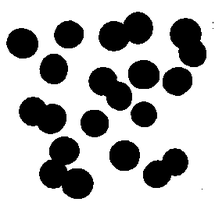
%> input picture BE2_IntroMorphoMath/bloodBW.png, 215 x 209 px, shrunk from 275 x 268 before the run
$ octave part2.m   (GNU Octave 9; MATLAB toolbox functions it lacks are replaced by stand-ins)
%> lines starting %> are read from the running program, lines starting %| are printed output that depends on the picture
%% Question 2
clc; clear; close all;

im_1 = imread('../BE2_IntroMorphoMath/bloodBW.png');
%> im_1 is the input picture: size 209x215x3 uint8; min 0, max 255, mean 177.6
%im_1 = imcomplement(im_1); % invert the colors, else erosion becomes dilation
im_2 = imread('../BE2_IntroMorphoMath/cameraman.tif');
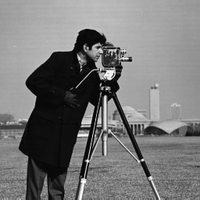
%> input picture BE2_IntroMorphoMath/cameraman.tif, 200 x 200 px, shrunk from 256 x 256 before the run
%> im_2 is the input picture: size 200x200 uint8; min 0, max 255, mean 118.7

% Answer to question combined
figure;
sgtitle({'Operating bin image with imerode and imdilate', 'with different structuring elements'});

% rectangle
se_1 = strel('rectangle', [10 20]);
im_eroded = imerode(im_1, se_1);
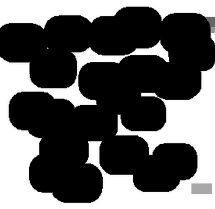
%> im_eroded: size 209x215x3 uint8; min 0, max 255, mean 95.4
im_dilated = imdilate(im_1, se_1);
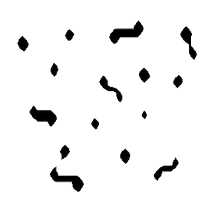
%> im_dilated: size 209x215x3 uint8; min 0, max 255, mean 242.8
subplot(4, 3, 1), imshow(im_1), title('Original');
subplot(4, 3, 2), imshow(im_eroded), title('Eroded');
subplot(4, 3, 3), imshow(im_dilated), title('Dilated');

% disk
%> (the run ends here)
